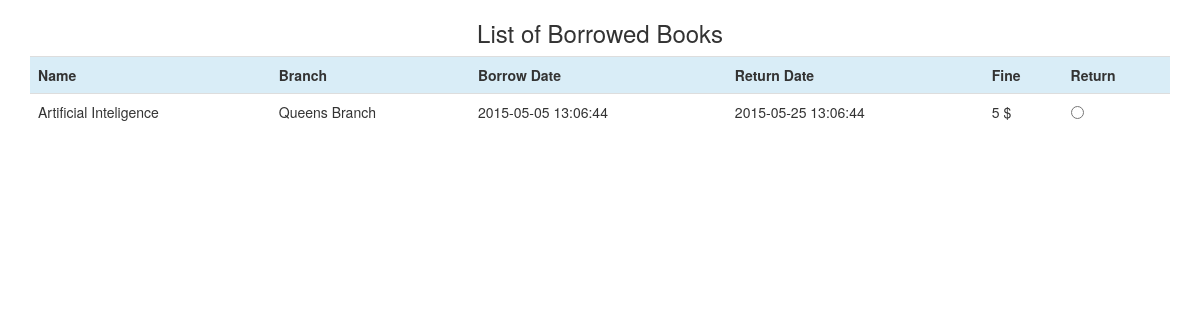
/bookReturn.php (signed in), run on the app's committed database.
### tables this page shows
CREATE TABLE IF NOT EXISTS `borrow` (
  `username` varchar(20) NOT NULL DEFAULT '',
  `Book_ID` varchar(10) NOT NULL DEFAULT '',
  `c_id` varchar(10) NOT NULL DEFAULT '',
  `B_Date_Time` datetime NOT NULL DEFAULT '0000-00-00 00:00:00',
  `R_Date_Time` datetime DEFAULT NULL,
  `fine` int(11) DEFAULT NULL,
  `lib_id` varchar(10) DEFAULT NULL
);

CREATE TABLE IF NOT EXISTS `book` (
  `Book_ID` varchar(10) NOT NULL,
  `title` varchar(50) DEFAULT NULL,
  `author` varchar(30) DEFAULT NULL,
  `ISBN` int(11) DEFAULT NULL,
  `publication_date` date DEFAULT NULL,
  `P_ID` varchar(10) DEFAULT NULL
);

CREATE TABLE IF NOT EXISTS `branch` (
  `lib_ID` varchar(10) NOT NULL,
  `l_name` varchar(50) DEFAULT NULL,
  `city` varchar(25) DEFAULT NULL,
  `total_books` int(11) DEFAULT NULL
);

### src/bookReturn.php (the view, shortened to what this page needs)
<!doctype html>
<html>
<head>
<link rel="stylesheet" href="../css/bootstrap.min.css">
<link rel="stylesheet"  href="../css/bootstrap-theme.min.css" >
</head>
<?php
	$link = mysqli_connect("localhost", "dishant", "dishant","library_system");
	$searchBookQuery = '';
	$searchBookMainQuery  = "SELECT book_id, c_id from borrow where username like '". $_SESSION["username"] ."' and fine=0;";
	$searchBookMainResult = mysqli_query($link, $searchBookMainQuery);
	$index = 0;
	while ($row = mysqli_fetch_array($searchBookMainResult))
	{
		$bIDArray[$index] = $row["book_id"];
		$index++;
		$searchBookQuery .= "select b.title,l.l_name, w.c_id,w.b_date_time, w.r_date_time from book b, branch l, borrow w where b.book_id =w.book_id and (w.book_id = '". $row["book_id"] ."') and (w.username like '". $_SESSION["username"] ."') and (l.lib_id = (select c.lib_id from copy c where c.c_id = '". $row["c_id"] ."' and book_id ='". $row["book_id"] ."')) and (w.c_id = (select c.c_id from copy c where c.c_id = '". $row["c_id"] ."' and book_id ='". $row["book_id"] ."' and borrowed = 'y')) and w.fine=0;";
	}
?>
<body>
<div class="container">
</div>
<?php
$headingArray = array("Name", "Branch", "Borrow Date", "Return Date", "Fine", "Return");
echo "<h3 class='text-center'> List of Borrowed Books </h3>";
echo "<table class='table table-hover'>";
	echo "<tr class='info'>";
		foreach($headingArray as $head)
		{
			echo "<th>";
				echo $head;
			echo "</th>";
		}
	echo "<tr>";
	$idIndex = 0;
	$i = 0;
	if (mysqli_multi_query($link, $searchBookQuery)) {
		do {
			if ($result = mysqli_store_result($link)) {
				while ($row = mysqli_fetch_array($result)) {
						$i++;
						createRow($row, $i,$bIDArray[$idIndex]);
				}
			}
			$idIndex++;
		} while (mysqli_next_result($link));
	}
echo "</table>";
function createRow($row, $i, $bookID)
{
		echo "<tr>";
		echo "<td>";
			echo $row["title"];
		echo "</td>";
		echo "<td>";
			echo $row["l_name"];
		echo "</td>";
		echo "<td>";
			echo $row["b_date_time"];
		echo "</td>";
		echo "<td>";
			echo $row["r_date_time"];
		echo "</td>";
		echo "<td>";
			$fine = 0;
			$curruntDate = new DateTime();
			$date_expire = $row["r_date_time"];
			$returnDate = new DateTime($date_expire);
			$difference = $curruntDate->diff($returnDate)->format("%d");
			if ($curruntDate > $returnDate)
			{
					$fine = ($difference*0.2);
					echo $fine." $";
			}
			else
				echo $fine;
		echo "</td>";
		echo "<td>";
			$value = $row["c_id"] ."@". $bookID ."@". $fine ."@". $row["b_date_time"];
			echo "<input type='radio' id='".$i."return'  name='returnRadio' value=". $value .">";
		echo "</td>";
	echo "</tr>";
}
?>
</body>
</html>

### data on the page
borrow: Book_ID.title "Artificial Inteligence", lib.l_name "Queens Branch", B_Date_Time "2015-05-05 13:06:44", R_Date_Time "2015-05-25 13:06:44", R_Date_Time "5"

### other printed values
$head "Name"
$head "Branch"
$head "Borrow Date"
$head "Return Date"
$head "Fine"
$head "Return"
